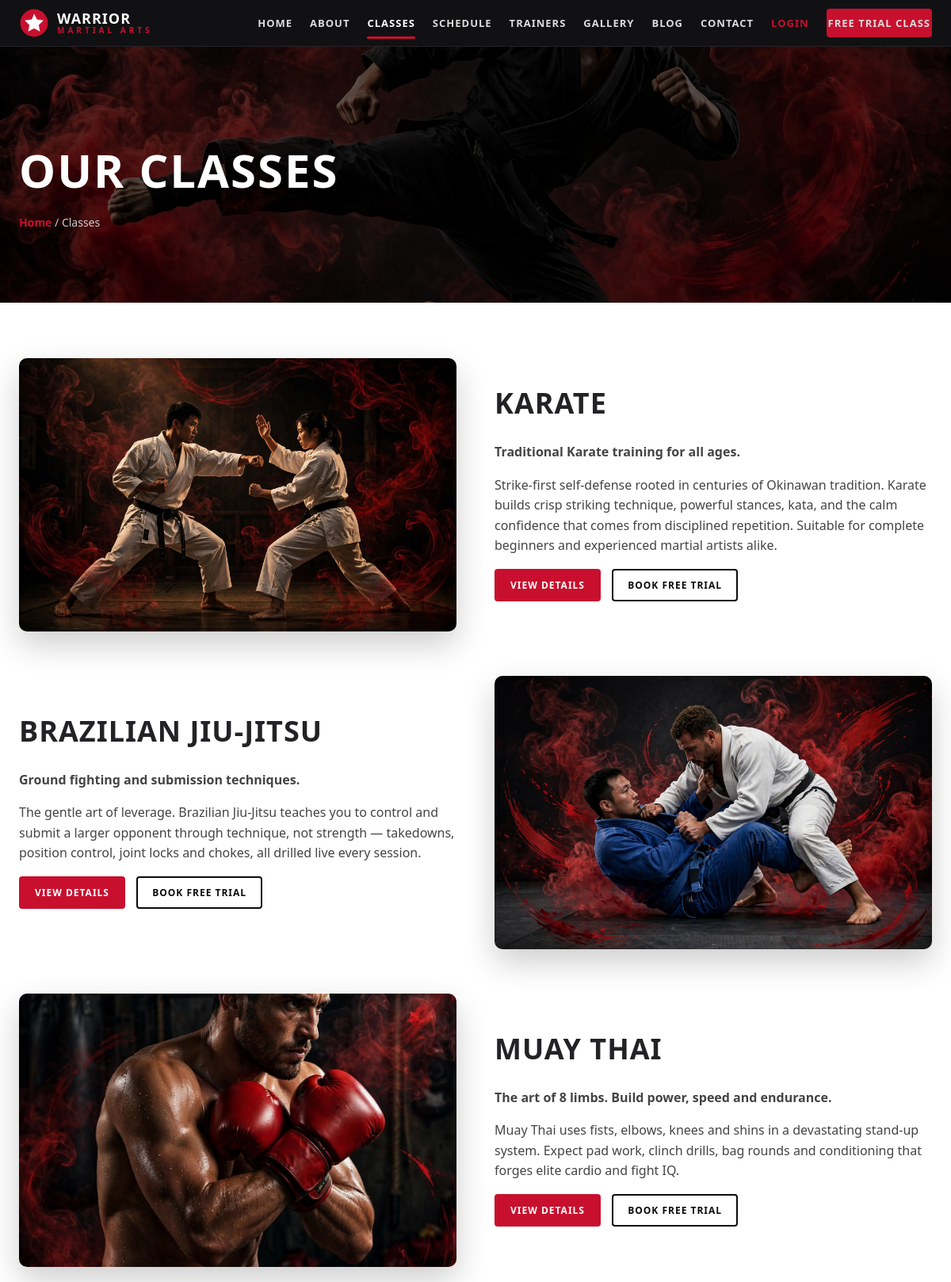
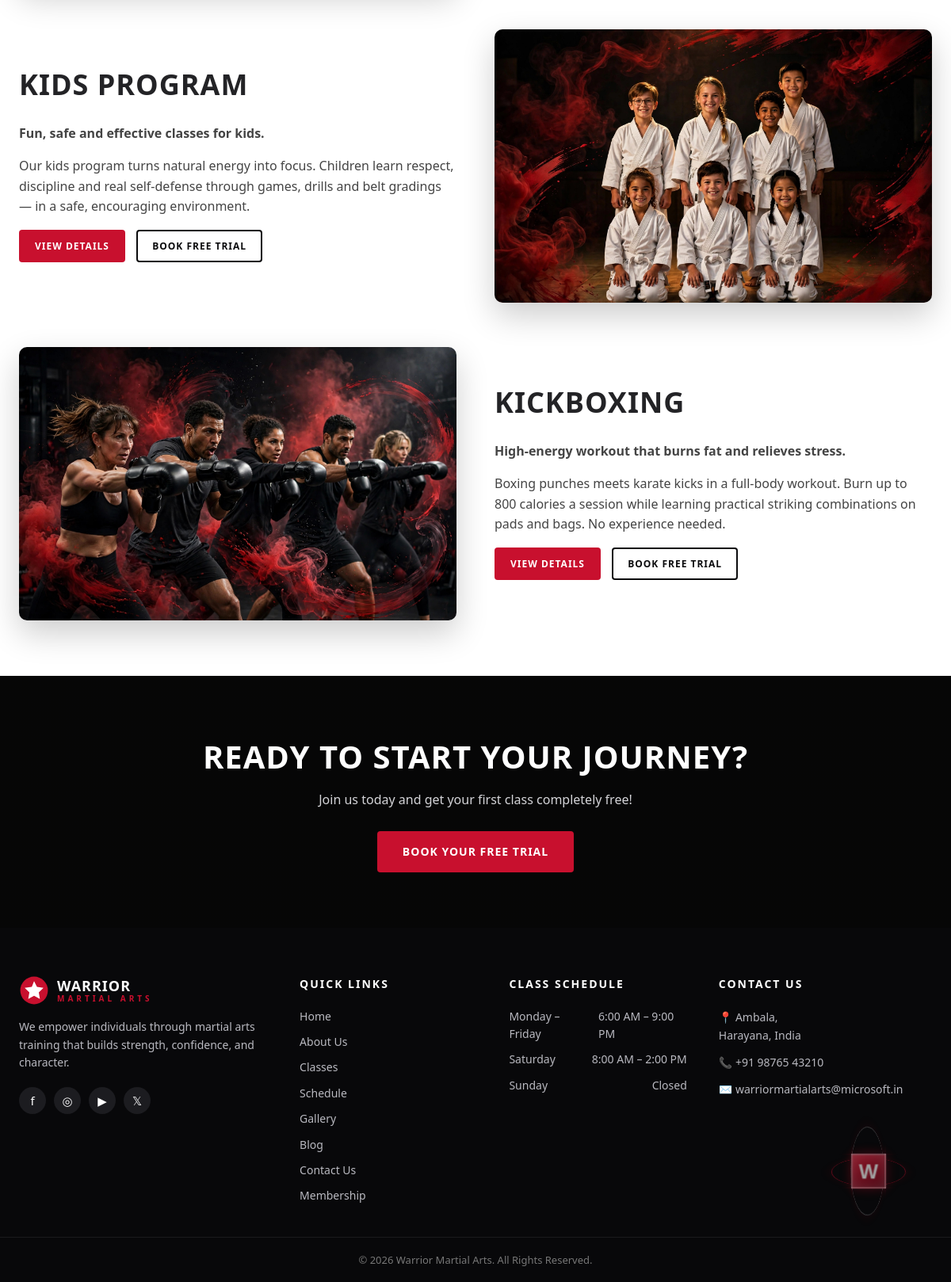
/classes/, run on the app's committed database (2 pictures, top to bottom).
### dojo/models.py (models this page shows, shortened)
class ClassStyle(models.Model):
    name = models.CharField(max_length=80, unique=True)
    slug = models.SlugField(max_length=80, unique=True, blank=True)
    tagline = models.CharField(max_length=200)
    description = models.TextField()
    image = models.CharField(
        max_length=120,
        help_text="Static image filename, e.g. class-karate.jpg (in dojo/static/dojo/img/). No uploads needed.",
    )
    icon = models.CharField(
        max_length=60,
        default="🥋",
        help_text="Emoji/short label shown in the style-card badge.",
    )
    order = models.PositiveIntegerField(default=0)
    class Meta:
        ordering = ["order", "name"]

### dojo/views.py (the view)
# urls.py: path("classes/", views.classes_list, name="classes"),
def classes_list(request):
    return render(request, "dojo/classes.html", {"class_styles": ClassStyle.objects.all()})

### dojo/templates/dojo/classes.html (shortened to what this page needs)
{% extends "dojo/base.html" %}
{% load static %}
{% block content %}
<section class="page-hero" style="background-image:url('{% static 'dojo/img/gallery-3.jpg' %}')">
  <div class="page-hero-overlay"></div>
  <div class="wrap">
    <h1>OUR CLASSES</h1>
    <p class="crumb"><a href="{% url 'dojo:home' %}">Home</a> / Classes</p>
  </div>
</section>
<section class="wrap content-section">
  <div class="detail-list">
    {% for style in class_styles %}
    <article class="detail-row {% cycle '' 'flip' %}">
      <div class="detail-img">
        <a href="{% url 'dojo:class_detail' style.slug %}">
          <img src="{% static 'dojo/img/' %}{{ style.image }}" alt="{{ style.name }}" loading="lazy">
        </a>
      </div>
      <div class="detail-body">
        <h2>{{ style.name|upper }}</h2>
        <p class="detail-tagline">{{ style.tagline }}</p>
        <p>{{ style.description|truncatewords:45 }}</p>
        <a class="btn btn-red btn-sm" href="{% url 'dojo:class_detail' style.slug %}">View Details</a>
        <a class="btn btn-outline btn-sm" href="{% url 'dojo:booking' %}?style={{ style.slug }}">Book Free Trial</a>
      </div>
    </article>
    {% empty %}
    <p>No classes have been added yet. Please check back soon.</p>
    {% endfor %}
  </div>
</section>
{% endblock %}

### dojo/static/dojo/css/style.css (style rules this page uses)
:root { --red: #c8102e; --red-dark: #9a0b23; --black: #0b0b0d; --ink: #141416; --panel: #17171a; --grey: #f4f4f5; --line: #e4e4e7; --muted: #8e8e93; --text: #232326; --radius: 10px; --font: "Segoe UI", "Helvetica Neue", Arial, system-ui, sans-serif; --display: "Arial Black", "Segoe UI", Arial, sans-serif; }
* { box-sizing: border-box; margin: 0; padding: 0; }
html { scroll-behavior: smooth; }
body { font-family: var(--font); color: var(--text); background: #fff; line-height: 1.6; }
img { max-width: 100%; display: block; }
a { text-decoration: none; color: inherit; }
.wrap { max-width: 1200px; margin: 0 auto; padding: 0 24px; }
.btn { display: inline-block; padding: 13px 30px; border-radius: 4px; font-weight: 700; font-size: 14px; letter-spacing: 1px; text-transform: uppercase; cursor: pointer; border: 2px solid transparent; transition: transform .15s ease, box-shadow .15s ease, background .15s ease; }
.btn-red { background: var(--red); color: #fff; }
.btn-outline { background: transparent; color: var(--black); border-color: var(--black); }
.btn-sm { padding: 9px 18px; font-size: 12px; }
.page-hero { position: relative; background-size: cover; background-position: center; padding: 110px 0 90px; color: #fff; background-color: var(--black); }
.page-hero-overlay { position: absolute; inset: 0; background: rgba(0,0,0,.62); }
.page-hero .wrap { position: relative; z-index: 1; }
.page-hero h1 { font-family: var(--display); font-size: clamp(36px, 5vw, 58px); letter-spacing: 2px; }
.crumb { color: #ccc; font-size: 14px; margin-top: 8px; }
.crumb a { color: var(--red); font-weight: 600; }
.content-section { padding: 70px 24px; }
.content-section h2 { font-family: var(--display); font-size: clamp(24px, 3.4vw, 36px); letter-spacing: 1px; margin-bottom: 20px; }
.detail-list { display: flex; flex-direction: column; gap: 56px; }
.detail-row { display: grid; grid-template-columns: 1fr 1fr; gap: 48px; align-items: center; }
.detail-row.flip .detail-img { order: 2; }
.detail-img img { border-radius: var(--radius); box-shadow: 0 16px 40px rgba(0,0,0,.2); aspect-ratio: 16/10; object-fit: cover; width: 100%; }
.detail-tagline { color: var(--red); font-weight: 700; margin-bottom: 10px; }
.detail-body p { color: #444; margin-bottom: 16px; }
.detail-body .btn { margin-right: 10px; margin-bottom: 10px; }

### data on the page
ClassStyle: image (picture), name "KARATE", tagline "Traditional Karate training for all ages.", description "Strike-first self-defense rooted in centuries of Okinawan tradition. Karate builds crisp striking technique, powerful stances, kata, and the calm confidence that comes from disciplined repetition. Suitable for complete beginners and experienced martial artists alike."
ClassStyle: image (picture), name "BRAZILIAN JIU-JITSU", tagline "Ground fighting and submission techniques.", description "The gentle art of leverage. Brazilian Jiu-Jitsu teaches you to control and submit a larger opponent through technique, not strength — takedowns, position control, joint locks and chokes, all drilled live every session."
ClassStyle: image (picture), name "MUAY THAI", tagline "The art of 8 limbs. Build power, speed and endurance.", description "Muay Thai uses fists, elbows, knees and shins in a devastating stand-up system. Expect pad work, clinch drills, bag rounds and conditioning that forges elite cardio and fight IQ."
ClassStyle: image (picture), name "KIDS PROGRAM", tagline "Fun, safe and effective classes for kids.", description "Our kids program turns natural energy into focus. Children learn respect, discipline and real self-defense through games, drills and belt gradings — in a safe, encouraging environment."
ClassStyle: image (picture), name "KICKBOXING", tagline "High-energy workout that burns fat and relieves stress.", description "Boxing punches meets karate kicks in a full-body workout. Burn up to 800 calories a session while learning practical striking combinations on pads and bags. No experience needed."
